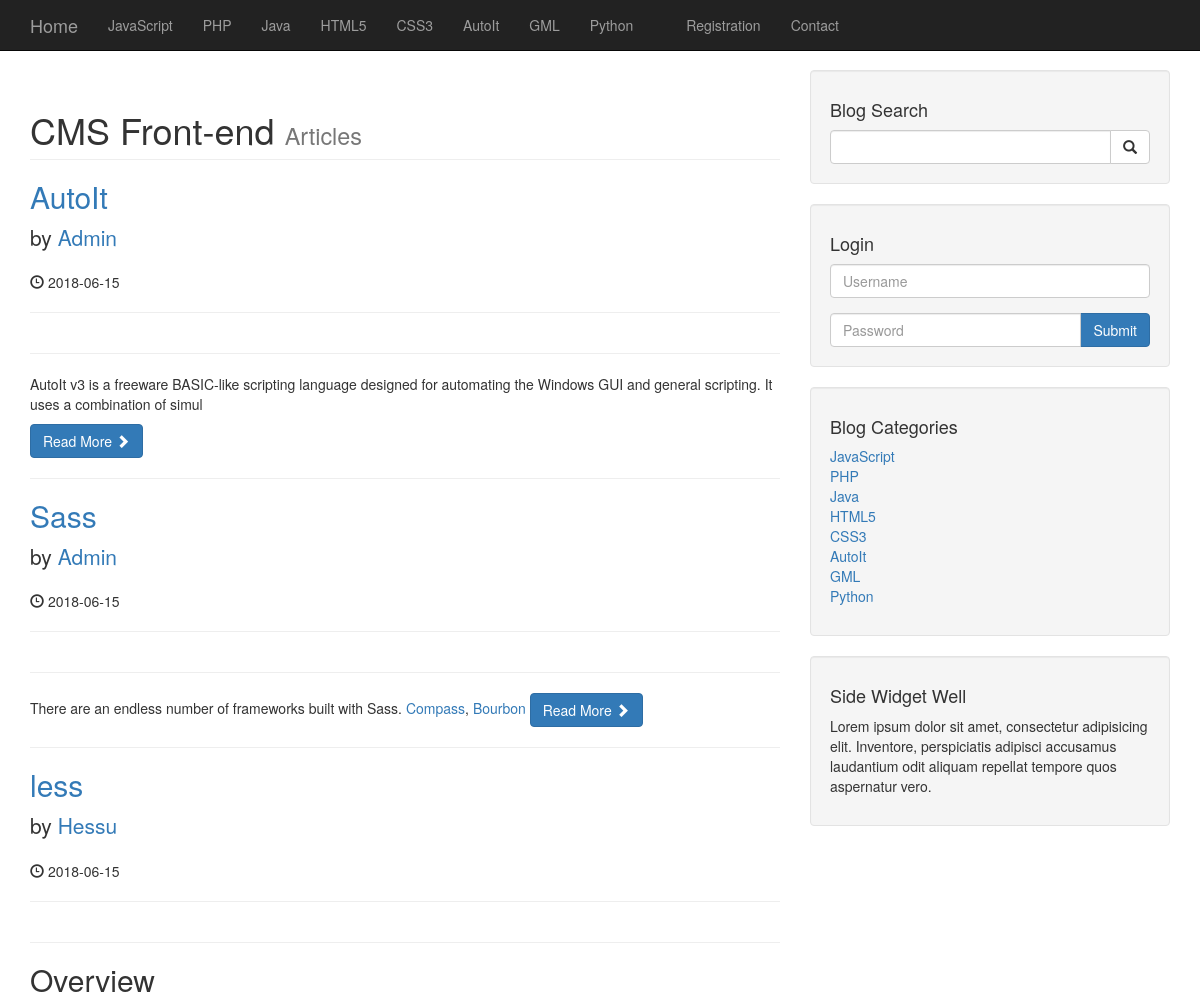
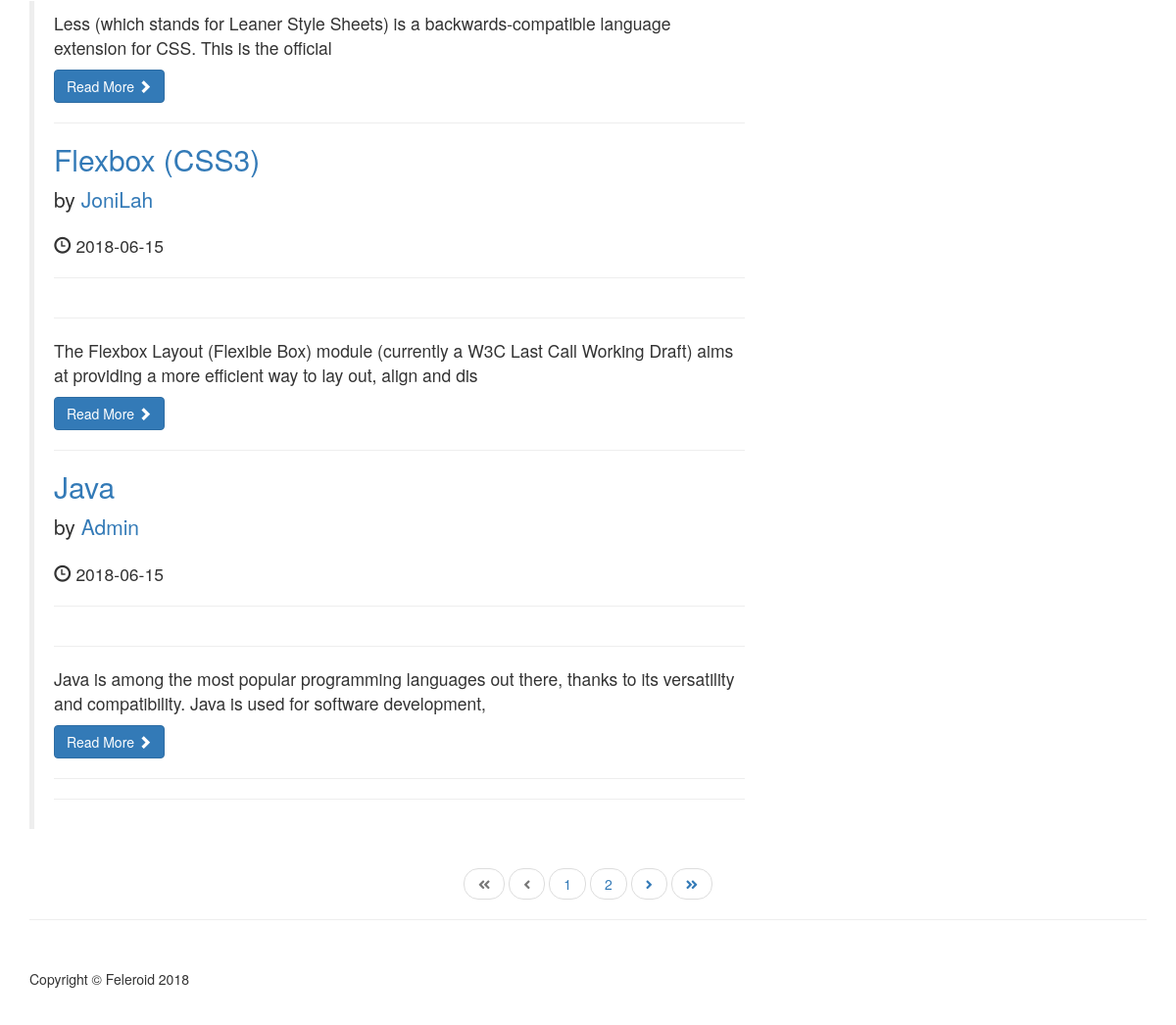
The page / on the database its author committed (2 pictures, top to bottom).
### tables this page shows
CREATE TABLE `categories` (
  `cat_id` int(3) NOT NULL,
  `cat_title` varchar(255) NOT NULL
);

CREATE TABLE `posts` (
  `post_id` int(4) NOT NULL,
  `post_category_id` int(4) NOT NULL,
  `post_title` varchar(255) NOT NULL,
  `post_author` varchar(255) NOT NULL,
  `post_user` varchar(255) NOT NULL,
  `post_date` date NOT NULL,
  `post_image` text NOT NULL,
  `post_content` text NOT NULL,
  `post_tags` varchar(255) NOT NULL,
  `post_comment_count` int(11) NOT NULL,
  `post_status` varchar(255) NOT NULL DEFAULT 'draft',
  `post_views_count` int(11) NOT NULL
);

### index.php (the view, shortened to what this page needs)
<?php include "includes/header.php"; ?>
    <?php include "includes/navigation.php"; ?>
    <div class="container">
        <div class="row">
            <div class="col-md-8">
                <h1 class="page-header">
                    CMS Front-end
                    <small>Articles</small>
                </h1>
                <?php
                    $per_page = 5;
                    if (isset($_GET['page'])) {
                        $page = $_GET['page'];
                    } else {
                        $page = null;
                    }
                    if ($page == null || $page == 1) {
                        $page_1 = 0;
                    } else {
                        $page_1 = ($page * $per_page) - $per_page;
                    }
                    if (isset($_SESSION['role']) && $_SESSION['role'] == 'admin') {
                        $post_query_count = "SELECT * FROM posts";
                    } else {
                        $post_query_count = "SELECT * FROM posts WHERE post_status = 'published'";
                    }
                    $find_post_count_query = mysqli_query($connection, $post_query_count);
                    $count = mysqli_num_rows($find_post_count_query);
                    if ($count < 1) {
                        echo "<h2 class='text-center'>We're sorry, there's no posts available!</h2>";
                    } else {
                        $count = ceil($count / $per_page);
                        $query = "SELECT * FROM posts ORDER BY post_id DESC LIMIT $page_1, $per_page";
                        $select_all_posts_query = mysqli_query($connection, $query);
                        while ($row = mysqli_fetch_assoc($select_all_posts_query)) {
                            $post_id = $row['post_id'];
                            $post_title = $row['post_title'];
                            $post_author = $row['post_author'];
                            $post_user = $row['post_user'];
                            $post_date = $row['post_date'];
                            $post_content = substr($row['post_content'], 0, 150);
                            ?>
                            <h2>
                                <a href="post/<?php echo $post_id ?>"><?php echo $post_title ?></a>
                            </h2>
                            <p class="lead">
                            by <a href="author_posts.php?author=<?php echo empty($post_author) ? $post_user : $post_author; ?>&p_id=<?php echo $post_id; ?>"><?php echo empty($post_author) ? $post_user : $post_author; ?></a>
                            </p>
                            <p><span class="glyphicon glyphicon-time"></span> <?php echo $post_date ?></p>
                            <hr>
                            <hr>
                            <p><?php echo $post_content ?></p>
                            <a class="btn btn-primary" href="post.php?p_id=<?php echo $post_id; ?>">Read More <span class="glyphicon glyphicon-chevron-right"></span></a>
                            <hr>
                        <?php
                        }
                    }  ?>
            <hr>
            </div>
            <?php include "includes/sidebar.php"; ?>
        </div>
        <ul class="pager">
            <?php
                if ($page <= 1) {
                    echo '<li class="disabled"><a><i class="fas fa-angle-double-left"></i></a></li>';
                    echo '<li class="disabled"><a><i class="fas fa-angle-left"></i></a></li>';
                } else {
                    $page_prev = $page - 1;
                    echo '<li><a href="index.php"><i class="fas fa-angle-double-left"></i></a></li>';
                    echo "<li><a href='index.php?page={$page_prev}'><i class='fas fa-angle-left'></i></a></li>";
                }
                $min_page = $page - 2;
                $max_page = $page + 2;
                if ($min_page < 2) {
                    $max_page = 5;
                }
                if ($min_page < 1) {
                    $min_page = 1;
                }
                if ($max_page > $count) {
                    $max_page = $count;
                }
                for ($i = $min_page; $i <= $max_page; $i++) {
                    if ($i == $page) {
                    echo "<li><a class='active_link' href='index.php?page={$i}'>{$i}</a></li>";
                    } else {
                    echo "<li><a href='index.php?page={$i}'>{$i}</a></li>";
                    }
                }
                if ($page >= $count) {
                    echo '<li class="disabled"><a><i class="fas fa-angle-right"></i></a></li>';
                    echo "<li class='disabled'><a><i class='fas fa-angle-double-right'></i></a></li>";
                } else {
                    $page_next = $page + 1;
                    echo "<li><a href='index.php?page={$page_next}'><i class='fas fa-angle-right'></i></a></li>";
                    echo "<li><a href='index.php?page={$count}'><i class='fas fa-angle-double-right'></i></a></li>";
                }
            ?>
        </ul>
<?php include "includes/footer.php"; ?>

### includes/header.php (shortened to what this page needs)
<!DOCTYPE html>
<html lang="en">
<head>
    <link href="/cms/css/bootstrap.min.css" rel="stylesheet">
    <link href="/cms/css/blog-home.css" rel="stylesheet">
    <link href="/cms/css/main.css" rel="stylesheet">
    <link rel="stylesheet" href="https://use.fontawesome.com/releases/v5.0.13/css/all.css">
</head>
<body>

### includes/navigation.php (shortened to what this page needs)
<nav class="navbar navbar-inverse navbar-fixed-top" role="navigation">
    <div class="container">
        <div class="navbar-header">
            <a class="navbar-brand" href="/cms">Home</a>
        </div>
        <div class="collapse navbar-collapse" id="bs-example-navbar-collapse-1">
            <ul class="nav navbar-nav">
                <?php
                    $query = "SELECT * FROM categories";
                    $select_all_categories_query = mysqli_query($connection, $query);
                    while ($row = mysqli_fetch_assoc($select_all_categories_query)) {
                        $cat_id = $row['cat_id'];
                        $cat_title = $row['cat_title'];
                        $category_class = "";
                        $registration_class = "";
                        $contact_class = "";
                        echo "<li class='$category_class'><a href='/cms/category/{$cat_id}'>{$cat_title}</a></li>";
                    }
                ?>
                <?php if (!isset($_SESSION['role'])): ?>
                    <li class="<?php echo $registration_class; ?>"><a href="/cms/registration">Registration</a></li>
                <?php endif; ?>
                <li class="<?php echo $contact_class; ?>"><a href="/cms/contact">Contact</a></li>
            </ul>
        </div>
    </div>
</nav>

### includes/sidebar.php
<div class="col-md-4">
    <div class="well">
        <h4>Blog Search</h4>
        <form action="search.php" method="post">
            <div class="input-group">
                <input name="search" type="text" class="form-control">
                <span class="input-group-btn">
                    <button name="submit" class="btn btn-default" type="submit">
                        <span class="glyphicon glyphicon-search"></span>
                    </button>
                </span>
            </div>
        </form>
    </div>
    <div class="well">
        <?php
            if(isset($_SESSION['role'])):
        ?>
            <h4>Logged in as <?php echo $_SESSION['username']; ?></h4>
            <a href="includes/logout.php" class="btn btn-primary">Logout</a>
        <?php else: ?>
            <h4>Login</h4>
            <form action="includes/login.php" method="post">
                <div class="form-group">
                    <input name="username" type="text" class="form-control" placeholder="Username">
                </div>
                <div class="input-group">
                    <input name="password" type="password" class="form-control" placeholder="Password">
                    <span class="input-group-btn">
                        <button class="btn btn-primary" name="login" type="submit">Submit
                        </button>
                    </span>
                </div>
            </form>
        <?php endif; ?>
    </div>
    <div class="well">
        <?php
            $query = "SELECT * FROM categories";
            $select_categories_sidebar_query = mysqli_query($connection, $query);
        ?>
        <h4>Blog Categories</h4>
        <div class="row">
            <div class="col-lg-12">
                <ul class="list-unstyled">
                    <?php
                        while ($row = mysqli_fetch_assoc($select_categories_sidebar_query)) {
                        $cat_title = $row['cat_title'];
                        $cat_id = $row['cat_id'];
                        echo "<li><a href='category.php?category=$cat_id'>{$cat_title}</a></li>";
                    }
                    ?>
                </ul>
            </div>
        </div>
    </div>
    <?php include "widget.php"; ?>
</div>

### includes/widget.php
<div class="well">
    <h4>Side Widget Well</h4>
    <p>Lorem ipsum dolor sit amet, consectetur adipisicing elit. Inventore, perspiciatis adipisci accusamus laudantium odit aliquam repellat tempore quos aspernatur vero.</p>
</div>

### includes/footer.php (shortened to what this page needs)
        <hr>
        <footer>
            <div class="row">
                <div class="col-lg-12">
                    <p>Copyright &copy; Feleroid 2018</p>
                </div>
            </div>
        </footer>
    </div>
</body>
</html>

### css/blog-home.css (style rules this page uses)
body { padding-top: 70px; }
footer { margin: 50px 0; }

### css/main.css (style rules this page uses)
.pager li { margin: 0 2px; }

### rows shown on the page
categories: cat_title "JavaScript"
categories: cat_title "PHP"
categories: cat_title "Java"
categories: cat_title "HTML5"
categories: cat_title "CSS3"
categories: cat_title "AutoIt"
categories: cat_title "GML"
categories: cat_title "Python"
posts: post_title "AutoIt", post_user "Admin", post_date "2018-06-15", post_content "AutoIt v3 is a freeware BASIC-like scripting language designed for automating the Windows GUI and general scripting. It uses a combination of simul"
posts: post_title "Sass", post_user "Admin", post_date "2018-06-15", post_content "There are an endless number of frameworks built with Sass. Compass , Bourbon"
posts: post_title "less", post_user "Hessu", post_date "2018-06-15", post_content "Overview Less (which stands for Leaner Style Sheets) is a backwards-compatible language extension for CSS. This is the official"
posts: post_title "Flexbox (CSS3)", post_user "JoniLah", post_date "2018-06-15", post_content "The Flexbox Layout (Flexible Box) module (currently a W3C Last Call Working Draft) aims at providing a more efficient way to lay out, align and dis"
posts: post_title "Java", post_user "Admin", post_date "2018-06-15", post_content "Java is among the most popular programming languages out there, thanks to its versatility and compatibility. Java is used for software development,"
